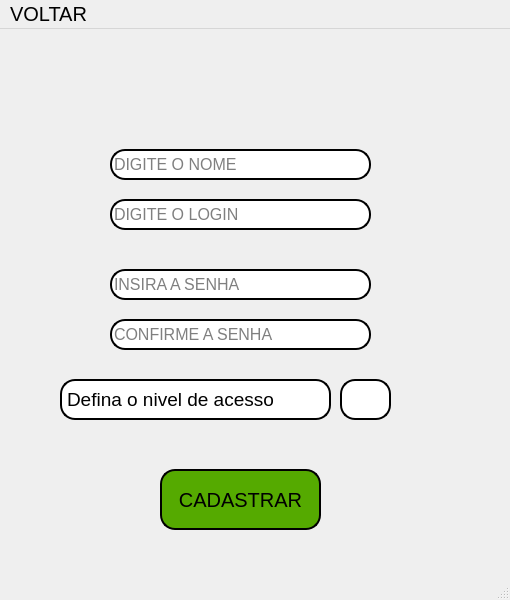
<?xml version="1.0" encoding="UTF-8"?>
<ui version="4.0">
 <class>MainWindow</class>
 <widget class="QMainWindow" name="MainWindow">
  <property name="geometry">
   <rect>
    <x>0</x>
    <y>0</y>
    <width>510</width>
    <height>600</height>
   </rect>
  </property>
  <property name="font">
   <font>
    <pointsize>15</pointsize>
   </font>
  </property>
  <property name="windowTitle">
   <string>MainWindow</string>
  </property>
  <property name="styleSheet">
   <string notr="true"/>
  </property>
  <widget class="QWidget" name="centralwidget">
   <widget class="QLineEdit" name="CAD_USER">
    <property name="geometry">
     <rect>
      <x>110</x>
      <y>120</y>
      <width>261</width>
      <height>31</height>
     </rect>
    </property>
    <property name="font">
     <font>
      <pointsize>12</pointsize>
     </font>
    </property>
    <property name="styleSheet">
     <string notr="true">background-color: rgb(255, 255, 255);
border-radius: 15px;
border-style: outset;
border-width: 2px;</string>
    </property>
    <property name="placeholderText">
     <string>DIGITE O NOME </string>
    </property>
   </widget>
   <widget class="QLineEdit" name="CAD_USER2">
    <property name="geometry">
     <rect>
      <x>110</x>
      <y>170</y>
      <width>261</width>
      <height>31</height>
     </rect>
    </property>
    <property name="font">
     <font>
      <pointsize>12</pointsize>
     </font>
    </property>
    <property name="styleSheet">
     <string notr="true">background-color: rgb(255, 255, 255);
border-radius: 15px;
border-style: outset;
border-width: 2px;</string>
    </property>
    <property name="placeholderText">
     <string>DIGITE O LOGIN</string>
    </property>
   </widget>
   <widget class="QLineEdit" name="CAD_SENHA">
    <property name="geometry">
     <rect>
      <x>110</x>
      <y>240</y>
      <width>261</width>
      <height>31</height>
     </rect>
    </property>
    <property name="font">
     <font>
      <pointsize>12</pointsize>
     </font>
    </property>
    <property name="styleSheet">
     <string notr="true">background-color: rgb(255, 255, 255);
border-radius: 15px;
border-style: outset;
border-width: 2px;</string>
    </property>
    <property name="echoMode">
     <enum>QLineEdit::Password</enum>
    </property>
    <property name="placeholderText">
     <string>INSIRA A SENHA</string>
    </property>
   </widget>
   <widget class="QLineEdit" name="CAD_SENHA2">
    <property name="geometry">
     <rect>
      <x>110</x>
      <y>290</y>
      <width>261</width>
      <height>31</height>
     </rect>
    </property>
    <property name="font">
     <font>
      <pointsize>12</pointsize>
     </font>
    </property>
    <property name="styleSheet">
     <string notr="true">background-color: rgb(255, 255, 255);
border-radius: 15px;
border-style: outset;
border-width: 2px;</string>
    </property>
    <property name="echoMode">
     <enum>QLineEdit::Password</enum>
    </property>
    <property name="placeholderText">
     <string>CONFIRME A SENHA</string>
    </property>
   </widget>
   <widget class="QLabel" name="label_5">
    <property name="geometry">
     <rect>
      <x>70</x>
      <y>110</y>
      <width>61</width>
      <height>51</height>
     </rect>
    </property>
    <property name="text">
     <string/>
    </property>
    <property name="pixmap">
     <pixmap>login.png</pixmap>
    </property>
   </widget>
   <widget class="QLabel" name="label_6">
    <property name="geometry">
     <rect>
      <x>70</x>
      <y>160</y>
      <width>61</width>
      <height>51</height>
     </rect>
    </property>
    <property name="text">
     <string/>
    </property>
    <property name="pixmap">
     <pixmap>login.png</pixmap>
    </property>
   </widget>
   <widget class="QLabel" name="label_7">
    <property name="geometry">
     <rect>
      <x>70</x>
      <y>230</y>
      <width>51</width>
      <height>51</height>
     </rect>
    </property>
    <property name="styleSheet">
     <string notr="true"/>
    </property>
    <property name="text">
     <string/>
    </property>
    <property name="pixmap">
     <pixmap>padlock.png</pixmap>
    </property>
   </widget>
   <widget class="QLabel" name="label_3">
    <property name="geometry">
     <rect>
      <x>70</x>
      <y>280</y>
      <width>51</width>
      <height>51</height>
     </rect>
    </property>
    <property name="text">
     <string/>
    </property>
    <property name="pixmap">
     <pixmap>padlock.png</pixmap>
    </property>
   </widget>
   <widget class="QPushButton" name="BUTT_CAD">
    <property name="geometry">
     <rect>
      <x>160</x>
      <y>440</y>
      <width>161</width>
      <height>61</height>
     </rect>
    </property>
    <property name="font">
     <font>
      <pointsize>15</pointsize>
     </font>
    </property>
    <property name="styleSheet">
     <string notr="true">background-color: rgb(85, 170, 0);

border-radius: 15px;
border-style: outset;
border-width: 2px;
border-color: black;</string>
    </property>
    <property name="text">
     <string>CADASTRAR</string>
    </property>
   </widget>
   <widget class="QLabel" name="label">
    <property name="geometry">
     <rect>
      <x>0</x>
      <y>0</y>
      <width>511</width>
      <height>571</height>
     </rect>
    </property>
    <property name="text">
     <string/>
    </property>
    <property name="pixmap">
     <pixmap resource="imgcad.qrc">:/imgCad/telacad.png</pixmap>
    </property>
    <property name="scaledContents">
     <bool>true</bool>
    </property>
   </widget>
   <widget class="QLabel" name="label_2">
    <property name="geometry">
     <rect>
      <x>60</x>
      <y>350</y>
      <width>271</width>
      <height>41</height>
     </rect>
    </property>
    <property name="font">
     <font>
      <pointsize>14</pointsize>
     </font>
    </property>
    <property name="styleSheet">
     <string notr="true">background-color: rgb(255, 255, 255);
border-radius: 15px;
border-style: outset;
border-width: 2px;</string>
    </property>
    <property name="text">
     <string>Defina o nivel de acesso</string>
    </property>
   </widget>
   <widget class="QLineEdit" name="nAcesso">
    <property name="geometry">
     <rect>
      <x>340</x>
      <y>350</y>
      <width>51</width>
      <height>41</height>
     </rect>
    </property>
    <property name="font">
     <font>
      <pointsize>12</pointsize>
     </font>
    </property>
    <property name="styleSheet">
     <string notr="true">background-color: rgb(255, 255, 255);
border-radius: 15px;
border-style: outset;
border-width: 2px;</string>
    </property>
    <property name="echoMode">
     <enum>QLineEdit::Password</enum>
    </property>
    <property name="placeholderText">
     <string/>
    </property>
   </widget>
   <zorder>label</zorder>
   <zorder>label_7</zorder>
   <zorder>label_3</zorder>
   <zorder>label_6</zorder>
   <zorder>label_5</zorder>
   <zorder>CAD_USER</zorder>
   <zorder>CAD_USER2</zorder>
   <zorder>CAD_SENHA</zorder>
   <zorder>CAD_SENHA2</zorder>
   <zorder>BUTT_CAD</zorder>
   <zorder>label_2</zorder>
   <zorder>nAcesso</zorder>
  </widget>
  <widget class="QMenuBar" name="menubar">
   <property name="geometry">
    <rect>
     <x>0</x>
     <y>0</y>
     <width>510</width>
     <height>26</height>
    </rect>
   </property>
   <widget class="QMenu" name="menuVOLTAR">
    <property name="title">
     <string>VOLTAR</string>
    </property>
   </widget>
   <addaction name="menuVOLTAR"/>
  </widget>
  <widget class="QStatusBar" name="ola"/>
 </widget>
 <resources>
  <include location="imgcad.qrc"/>
 </resources>
 <connections/>
</ui>
